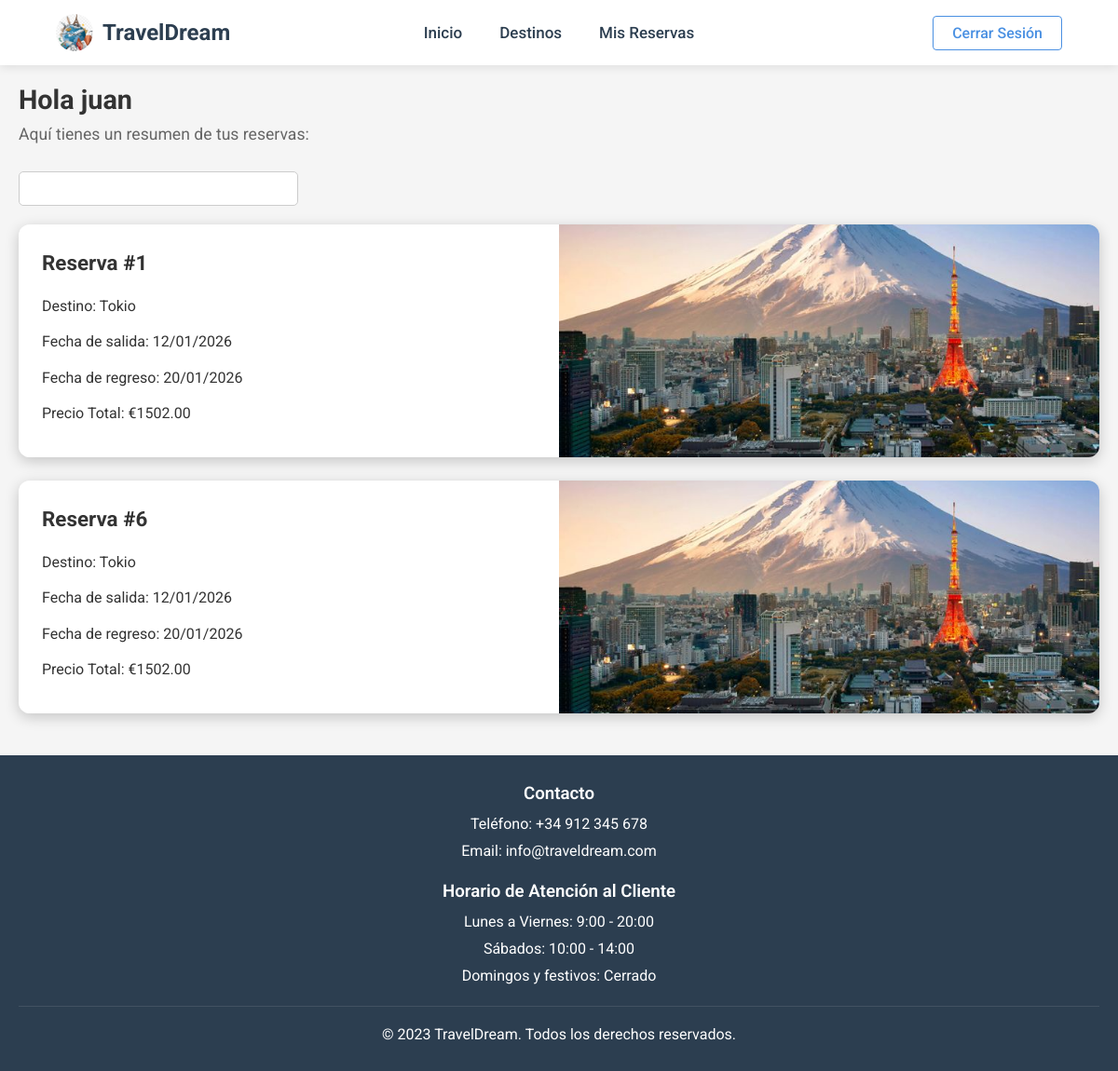
/mis_reservas/ (signed in), run on an earlier commit of the app's database.
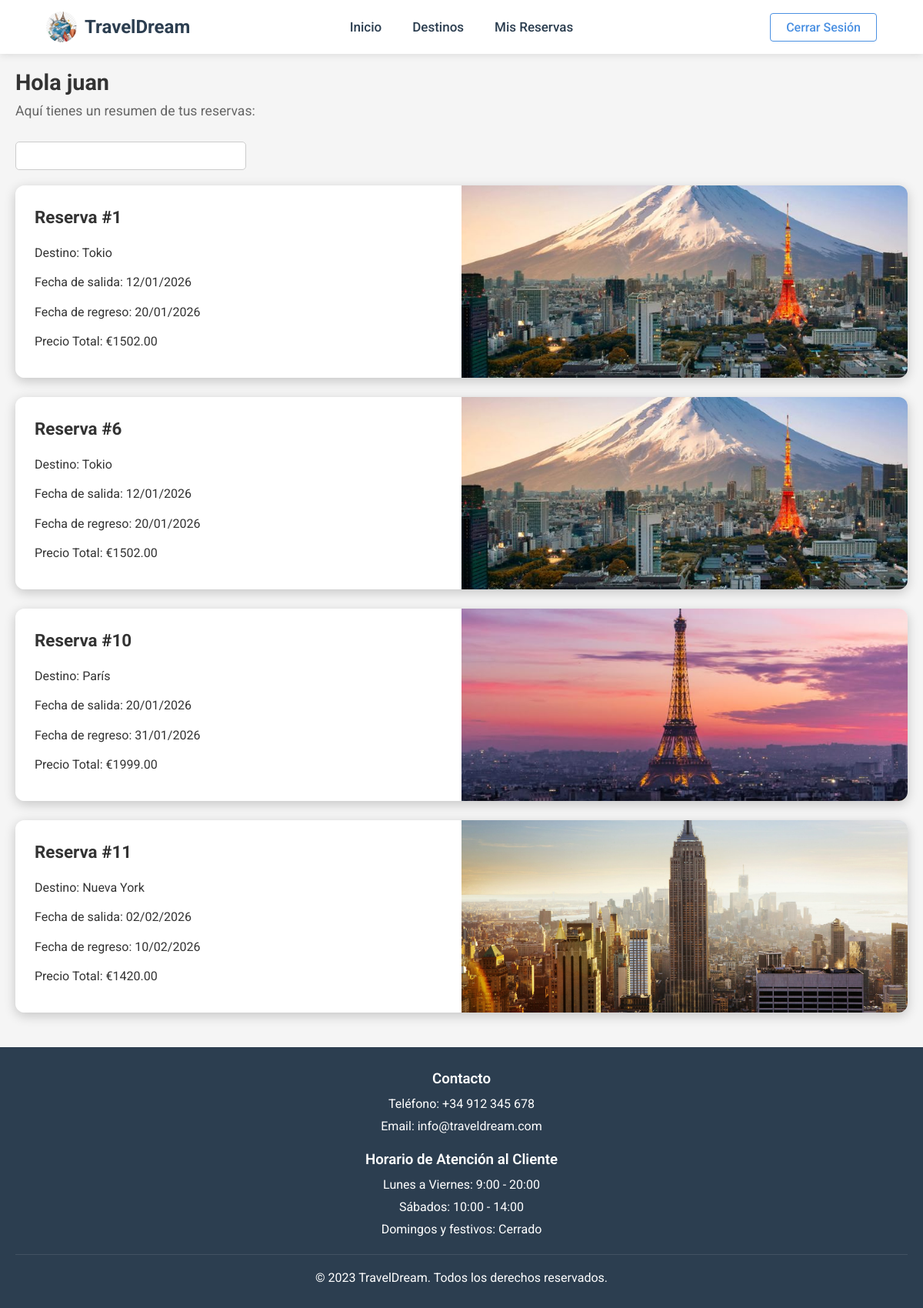
And on a later commit of the database.
### appAgenciaDjango/models.py (models this page shows, shortened)
class Cliente(AbstractUser):
    clienteID = models.AutoField(primary_key=True)
    nombre = models.CharField(max_length=100)
    apellido = models.CharField(max_length=100)
    telefono = models.CharField(max_length=15)
    email = models.EmailField(unique=True)
    USERNAME_FIELD = 'email'
    REQUIRED_FIELDS = ['nombre', 'apellido', 'username']

class Reserva(models.Model):
    clienteID = models.ForeignKey(Cliente, on_delete=models.CASCADE)
    viajeID = models.ForeignKey(Viaje, on_delete=models.CASCADE)
    fecha_reserva = models.DateField(auto_now_add=True)
    seguro_viaje = models.BooleanField(default=False)
    def precio_total(self):
        return self.viajeID.precio + 50*self.seguro_viaje
    def __str__(self):
        return f"Reserva {self.viajeID} - {self.clienteID.nombre}"

class Viaje(models.Model):
    viajeID = models.AutoField(primary_key=True)
    destino = models.ForeignKey(Destino, on_delete=models.CASCADE)
    precio = models.DecimalField(max_digits=10, decimal_places=2)
    fecha_salida = models.DateField()
    fecha_regreso = models.DateField()
    plazas_totales = models.IntegerField()
    def __str__(self):
        return f"{self.viajeID} - {self.destino.nombre}"

class Destino(models.Model):
    destinoID = models.AutoField(primary_key=True)
    nombre = models.CharField(max_length=100)
    descripcion = models.TextField()
    pais = models.CharField(max_length=100)
    moneda = models.CharField(max_length=50)

### appAgenciaDjango/views.py (the view)
# urls.py: path('mis_reservas/', views.mis_reservas, name='mis_reservas'),
def mis_reservas(request):
    if not request.user.is_authenticated:
        return redirect('login')
    cliente = request.user
    cliente = Cliente.objects.get(email=cliente.email)
    reservas = Reserva.objects.filter(clienteID=cliente.clienteID)
    print(reservas)
    reservas_updated =[reserva for reserva in reservas if reserva.viajeID.fecha_regreso >=  datetime.date.today()]
    ids = [hash(reserva) for reserva in reservas]
    return render(request, 'mis_reservas.html', {'reservas': zip(reservas_updated, ids) })

### appAgenciaDjango/templates/mis_reservas.html (shortened to what this page needs)
{% extends 'base.html' %}
{% load static %}
{% block extra_css %}
<link rel="stylesheet" href="{% static 'css/mis_reservas.css' %}">
{% endblock %}
{% block contenido %}
<div class="reservas-container">
    <p class="user-greeting">Hola {{ user.username }}</p>
    <p class="user-info">Aquí tienes un resumen de tus reservas:</p>
    <input type="text" id="barra-busqueda" name="barra-busqueda">
<div class="reservas-grid">
    {% for reserva, id in reservas %}
    <div class="reserva-card" data-nombre="{{ reserva.viajeID.destino.nombre }}">
        <div class="reserva-card-left">
            <h3 class="reserva-title">Reserva #{{ id }}</h3>
            <p>Destino: {{ reserva.viajeID.destino.nombre }}</p>
            <p>Fecha de salida: {{ reserva.viajeID.fecha_salida|date:"d/m/Y" }}</p>
            <p>Fecha de regreso: {{ reserva.viajeID.fecha_regreso|date:"d/m/Y" }}</p>
            <p>Precio Total: €{{ reserva.precio_total }}</p>
        </div>
        <div class="reserva-image">
            <img src="{% static 'images/' %}{{ reserva.viajeID.destino.nombre }}.jpg?v=2" alt="{{reserva.viajeID.destino.nombre}}">
        </div>
    </div>
{% empty %}
    <p class="no-reservas">No tienes reservas aún.</p>
{% endfor %}
</div>
</div>
{% endblock %}

### appAgenciaDjango/templates/base.html (shortened to what this page needs)
<!DOCTYPE html>
{% load static %}
<html lang="es">
<head>
    <link rel="stylesheet" href="{% static 'css/base.css' %}?v=1.3">
    {% block extra_css %}{% endblock %}
</head>
<body>
    <header>
        <div class="menu-container">
            <div class="logo-section">
                <div class="logo">
                    <img src="{% static 'images/logo.png' %}" alt="TravelDream Logo" class="logo-image">
                </div>
                <div class="company-name">TravelDream</div>
            </div>
            <nav class="nav-menu">
                <a href="{% url 'index' %}">Inicio</a>
                <a href="{% url 'destinos' %}">Destinos</a>
                <a href="{% url 'mis_reservas' %}">Mis Reservas</a>
            </nav>
            {% if user.is_authenticated %}
                <div class="login-link">
                    <a href="{% url 'logout' %}">Cerrar Sesión</a>
                </div>
            {% else %}
                <div class="login-link">
                    <a href="{% url 'login' %}">Iniciar Sesión</a>
                </div>
            {% endif %}
        </div>
    </header>
    <main id="content">
        {% block contenido %}{% endblock %}
    </main>
    <footer>
        <div class="footer-content">
            <div class="footer-section">
                <h3>Contacto</h3>
                <p>Teléfono: +34 912 345 678</p>
                <p>Email: info@traveldream.com</p>
            </div>
            <div class="footer-section">
                <h3>Horario de Atención al Cliente</h3>
                <p>Lunes a Viernes: 9:00 - 20:00</p>
                <p>Sábados: 10:00 - 14:00</p>
                <p>Domingos y festivos: Cerrado</p>
            </div>
            <div class="footer-bottom">
                <p>&copy; 2023 TravelDream. Todos los derechos reservados.</p>
            </div>
        </div>
    </footer>
</body>
</html>

### appAgenciaDjango/static/css/base.css (style rules this page uses)
* { margin: 0; padding: 0; box-sizing: border-box; font-family: 'Roboto', 'Segoe UI', Tahoma, Geneva, Verdana, sans-serif; }
body { background-color: #f5f5f5; color: #333; display: flex; flex-direction: column; min-height: 100vh; }
header { background-color: #fff; box-shadow: 0 2px 10px rgba(0, 0, 0, 0.1); position: sticky; top: 0; z-index: 100; }
.menu-container { display: flex; justify-content: space-between; align-items: center; padding: 15px 5%; max-width: 1400px; margin: 0 auto; }
.logo-section { display: flex; align-items: center; gap: 10px; flex: 1; }
.logo { width: 40px; height: 40px; background-color: #4a90e2; border-radius: 50%; overflow: hidden; display: flex; align-items: center; justify-content: center; }
.logo-image { width: 100%; height: 100%; object-fit: cover; }
.company-name { font-size: 24px; font-weight: 700; color: #2c3e50; }
.nav-menu { display: flex; gap: 40px; flex: 1; justify-content: center; }
.nav-menu a { text-decoration: none; color: #2c3e50; font-weight: 500; transition: color 0.3s; font-size: 17px; }
.login-link { flex: 1; display: flex; justify-content: flex-end; }
.login-link a { text-decoration: none; color: #4a90e2; font-weight: 500; padding: 8px 20px; border: 1px solid #4a90e2; border-radius: 4px; transition: all 0.3s; }
footer { background-color: #2c3e50; color: white; padding: 30px 0; text-align: center; margin-top: auto; }
.footer-content { max-width: 1200px; margin: 0 auto; padding: 0 20px; }
.footer-section { margin-bottom: 20px; }
.footer-section h3 { margin-bottom: 10px; font-weight: 600; }
.footer-section p { margin-bottom: 5px; line-height: 1.5; }
.footer-bottom { margin-top: 20px; padding-top: 20px; border-top: 1px solid rgba(255, 255, 255, 0.1); }

### appAgenciaDjango/static/css/mis_reservas.css (style rules this page uses)
.reservas-container { max-width: 1200px; margin: 0 auto; padding: 20px; }
.reserva-card { display: grid; grid-template-columns: 1fr 1fr; border-radius: 12px; overflow: hidden; margin-bottom: 25px; box-shadow: 0 4px 15px rgba(0,0,0,0.2); transition: transform 0.3s ease, box-shadow 0.3s ease; min-height: 220px; }
.reserva-card-left { background-color: #fff; padding: 25px; display: flex; flex-direction: column; justify-content: center; color: #333; }
.reserva-title { margin-top: 0; margin-bottom: 15px; font-size: 1.4rem; }
.reserva-card-left p { margin: 8px 0; font-size: 1rem; line-height: 1.4; }
.reserva-image { width: 100%; height: 250px; overflow: hidden; display: block; position: relative; }
.reserva-image img { width: 100%; height: 100%; object-fit: cover; object-position: center; display: block; position: absolute; top: 0; left: 0; }
.user-greeting { font-size: 1.8rem; color: #333; margin-bottom: 10px; font-weight: bold; }
.user-info { font-size: 1.1rem; color: #666; margin-bottom: 30px; }
#barra-busqueda { width: 100%; max-width: 300px; padding: 8px; margin-bottom: 20px; font-size: 1rem; border: 1px solid #ccc; border-radius: 5px; }

What changed in the data, as far as the page shows it:
added Reserva: id "10", viajeID.destino.nombre "París", viajeID.fecha_salida "20/01/2026", viajeID.fecha_regreso "31/01/2026", precio_total "1999.00", viajeID.destino.nombre (picture)
added Reserva: id "11", viajeID.destino.nombre "Nueva York", viajeID.fecha_salida "02/02/2026", viajeID.fecha_regreso "10/02/2026", precio_total "1420.00", viajeID.destino.nombre (picture)
